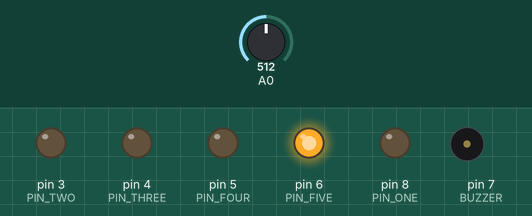
Recording of a sketch running on a simulated Arduino Uno, built with avr-gcc and run on an emulated ATmega328P. Parts: output pins drawn as LEDs (lit = HIGH), buzzer (waves = sounding, pin HIGH). Inputs (shaded band) come from the test bench; at power-on: A0 = 512.

Above: at 1.2 s.
1.3 s: A0 set to 252
2.8 s: A0 set to 225
At 4.0 s:
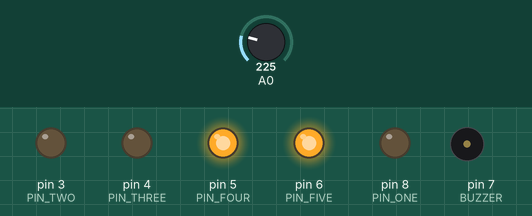
4.3 s: A0 set to 189
5.8 s: A0 set to 171
At 6.4 s:
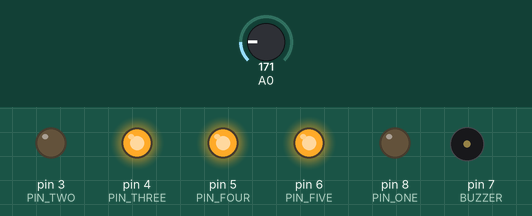
7.3 s: A0 set to 133
8.8 s: A0 set to 108
At 9.9 s:
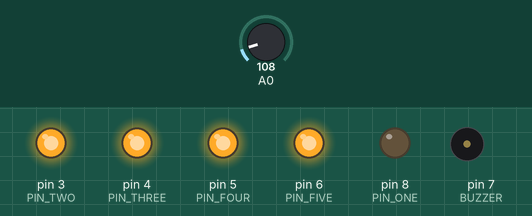
Timing chart, 0 to 11.3 s (numbered marks = the images above; inputs shaded):
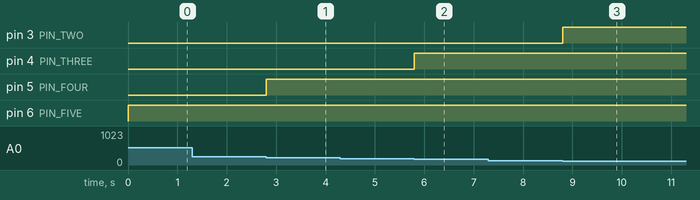

Measured:
- the behaviour switches between 240 and 239 on A0 (found by bisection; images 0 and 1)
- the behaviour switches between 180 and 179 on A0 (found by bisection; images 1 and 2)
- the behaviour switches between 120 and 119 on A0 (found by bisection; images 2 and 3)
- after the input at 1.3 s, every drawn part: stays the same
- after the input at 2.8 s, pin 5 (PIN_FOUR): LOW → HIGH at once
- after the input at 4.3 s, every drawn part: stays the same
- after the input at 5.8 s, pin 4 (PIN_THREE): LOW → HIGH at once
- after the input at 7.3 s, every drawn part: stays the same
- after the input at 8.8 s, pin 3 (PIN_TWO): LOW → HIGH at once

The sketch:

PARCIALLAURAF.ino
```cpp
// C++ code
//

const int PIN_ONE = 8;
const int PIN_TWO = 3;
const int PIN_THREE = 4;
const int PIN_FOUR = 5;
const int PIN_FIVE = 6;
const int BUZZER = 7;
int HUMIDITY_SENSOR;


void setup()
{
  pinMode(PIN_ONE, OUTPUT);
  pinMode(PIN_TWO, OUTPUT);
  pinMode(PIN_THREE, OUTPUT);
  pinMode(PIN_FOUR, OUTPUT);
  pinMode(PIN_FIVE, OUTPUT);
  pinMode(BUZZER, OUTPUT);
}

void loop()
{
  int HUMIDITY_SENSOR = analogRead(A0);
  /*digitalWrite(PIN_ONE, HIGH);
  delay(200);
  digitalWrite(PIN_TWO, HIGH);
  delay(200);
  digitalWrite(PIN_THREE, HIGH);
  delay(200);
  digitalWrite(PIN_FOUR, HIGH);
  delay(200);
  digitalWrite(PIN_FIVE, HIGH);
  delay(1000);*/

  /*if(HUMIDITY_SENSOR>1000){
  digitalWrite(PIN_ONE, HIGH);
  digitalWrite(PIN_TWO, HIGH);
  digitalWrite(PIN_THREE, HIGH);
  digitalWrite(PIN_FOUR, HIGH);
  digitalWrite(PIN_FIVE, HIGH);
}*/
  if (HUMIDITY_SENSOR > 0 && HUMIDITY_SENSOR <60){
    digitalWrite(PIN_ONE,HIGH);
  }

   if (HUMIDITY_SENSOR > 60 && HUMIDITY_SENSOR <120){
    digitalWrite(PIN_TWO,HIGH);
  }

   if (HUMIDITY_SENSOR > 120 && HUMIDITY_SENSOR <180){
    digitalWrite(PIN_THREE,HIGH);
  }

    if (HUMIDITY_SENSOR > 180 && HUMIDITY_SENSOR <240){
    digitalWrite(PIN_FOUR,HIGH);
  }

   if (HUMIDITY_SENSOR > 240){
    digitalWrite(PIN_FIVE,HIGH);
   }


      if (HUMIDITY_SENSOR < 300){
    digitalWrite(PIN_ONE,LOW);
  }

  if (HUMIDITY_SENSOR < 299 && HUMIDITY_SENSOR > 400){
    digitalWrite(PIN_TWO,LOW);
   }


}
```
